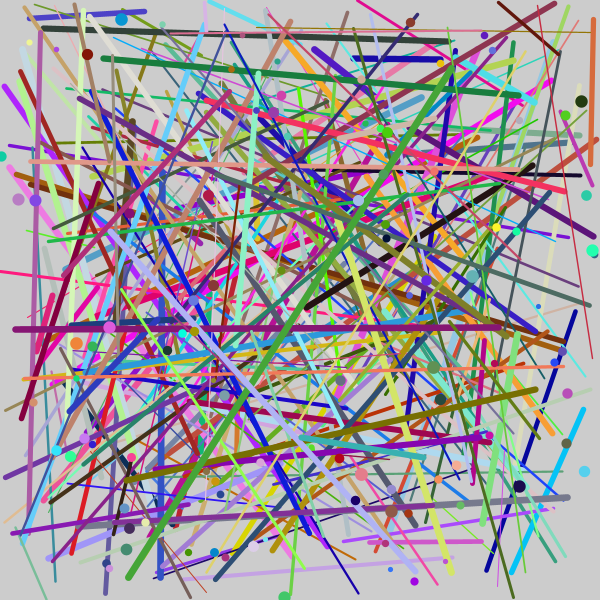
Frame 1 (no input)
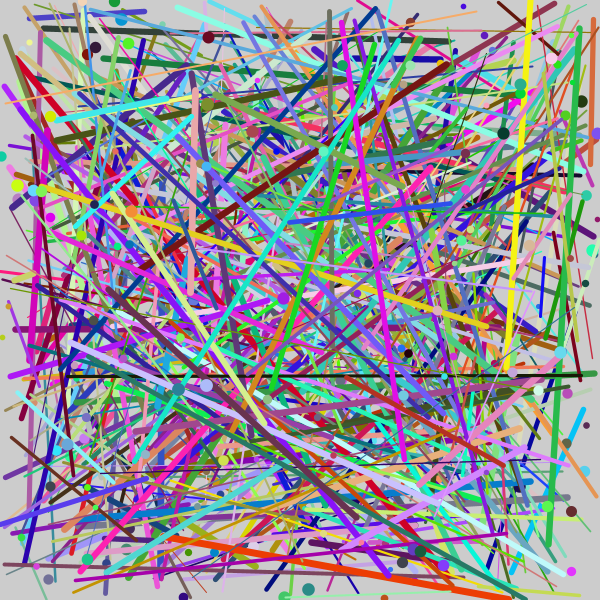
Frame 2 (the mouse pressed at the canvas centre, redrawn once)

The Processing sketch that drew these frames (run headless with seeded random() and noise(); the mouse was pressed at the canvas centre and the sketch redrawn once):

// Processing sketch: NoisePainting
// ── NoisePainting.pde
void setup(){
    size(600, 600);
    noLoop();
}

void draw() {
    for (int i = 0; i < 250; i++) {
        float p1, p2, p3, p4;
        p1 = random(width);
        p2 = random(height);
        p3 = random(width);
        p4 = random(height);
        strokeWeight(random(1, 7));
        stroke(random(0, 255), random(0, 255), random(0, 255));
        line(p1, p2, p3, p4);
    }
    for (int i = 0; i < 100; i++) {
      float pd1, pd2;
      pd1 = random(width);
      pd2 = random(height);
      strokeWeight(random(5, 13));
      stroke(random(0, 255), random(0, 255), random(0, 255));
      point(pd1, pd2);
    }
}
